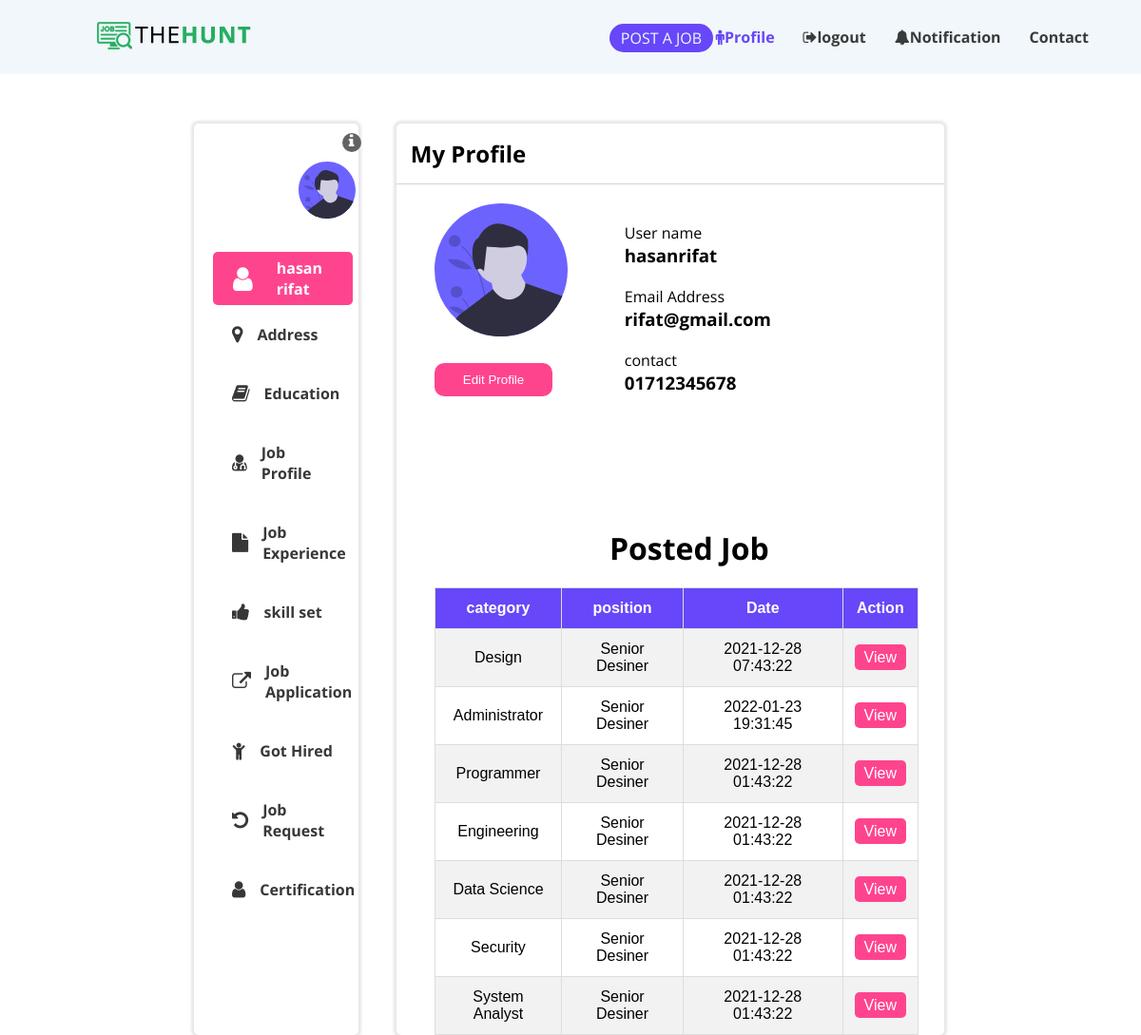
/Recruiter/profile/index.php (signed in), run on the app's committed database.
### tables this page shows
CREATE TABLE `job_recruiter` (
  `recruiter_id` int(11) NOT NULL,
  `first_name` varchar(255) DEFAULT NULL,
  `last_name` varchar(255) DEFAULT NULL,
  `user_name` varchar(255) DEFAULT NULL,
  `gender` varchar(255) DEFAULT NULL,
  `address` varchar(500) DEFAULT NULL,
  `contact` varchar(13) DEFAULT NULL,
  `email` varchar(255) DEFAULT NULL,
  `company_name` varchar(255) DEFAULT NULL,
  `pass` varchar(255) DEFAULT NULL,
  `status` varchar(255) DEFAULT NULL
);

CREATE TABLE `job_post` (
  `post_id` int(11) NOT NULL,
  `recruiter_id` int(11) DEFAULT NULL,
  `company_name` varchar(255) DEFAULT NULL,
  `title` varchar(255) DEFAULT NULL,
  `tag` varchar(255) DEFAULT NULL,
  `state_region` varchar(255) DEFAULT NULL,
  `job_position` varchar(255) DEFAULT NULL,
  `job_type` varchar(255) DEFAULT NULL,
  `category` varchar(255) DEFAULT NULL,
  `post_date_time` timestamp NOT NULL DEFAULT current_timestamp() ON UPDATE current_timestamp(),
  `content` longtext DEFAULT NULL
);

### Recruiter/profile/index.php (the view, shortened to what this page needs)
<?php
    require_once('../../db/dbh.php');
    $recruiter_id = $_SESSION['recruiter_id'];
    $query = "SELECT * FROM job_recruiter WHERE recruiter_id = $recruiter_id;";
    $execute = mysqli_query($conn, $query);
    $recruiterResult = mysqli_fetch_array($execute);
?>
<!DOCTYPE html>
<html lang="en">
<head>
    <link href="https://stackpath.bootstrapcdn.com/font-awesome/4.7.0/css/font-awesome.min.css" rel="stylesheet"
>
    <link rel="stylesheet" href="./profile.css">
</head>
<body>
    <header class="header">
		<div class="section">
			<div class="header_container">
				<nav class="navbar">
					<h2 class="logo">
						<a href="#">
							<img src="../../images/logo.png" alt="">
						</a>
					</h2>
					<ul>
						<li><a href="../../index.html">Home</a></li>
						<li><a href="../../Recruiter/profile/index.php?"><i class="fa fa-male"></i>Profile</a></li>
						<li><a href="../Recruiter_logout/logoutprocess.php"><i class="fa fa-sign-out"></i>logout</a></li>
						<li><a href="../../Recruiter/applicants/index.php"><i class="fa fa-bell"></i>Notification</a></li>
						<li><a href="../../Home/contact/contact.php">Contact</a></li>
					</ul>
					<a href="../../Recruiter/job-post/index.php" class="post_job">POST A JOB</a>
				</nav>
			</div>
		</div>
	</header>
    <div class="wrapper">
        <div class="container">
            <div class="left_side-bar">
                <div class="info_icon">
                    <i class="fa fa-info"></i>
                </div>
                <div class="profile_img">
                    <img src="./images/undraw_male_avatar_323b.svg" alt="">
                </div>
                <div class="profile_info">
                    <i class="fa fa-user"></i>
                    <p><?php echo $recruiterResult['first_name'] . ' ' . $recruiterResult['last_name']; ?></p>
                </div>
                <div class="info_link">
                    <i class="fa fa-map-marker"></i>
                    <p>Address</p>
                </div>
                <div class="info_link">
                    <i class="fa fa-book"></i>
                    <p>Education</p>
                </div>
                <div class="info_link">
                    <i class="fa fa-user-md"></i>
                    <p>Job Profile</p>
                </div>
                <div class="info_link">
                    <i class="fa fa-file"></i>
                    <p>Job Experience</p>
                </div>
                <div class="info_link">
                    <i class="fa fa-thumbs-up"></i>
                    <p>skill set</p>
                </div>
                <div class="info_link">
                    <i class="fa fa-external-link"></i>
                    <p>Job Application</p>
                </div>
                <div class="info_link">
                    <i class="fa fa-child"></i>
                    <p>Got Hired</p>
                </div>
                <div class="info_link">
                    <i class="fa fa-undo"></i>
                    <p>Job Request</p>
                </div>
                <div class="info_link">
                    <i class="fa fa-user"></i>
                    <p>Certification</p>
                </div>
            </div>
            <div class="right_side-bar">
                <div class="nab_var">
                    <div class="heading">
                        <h2>My Profile</h2>
                    </div>
                </div>
                <div class="profile_sec">
                    <div class="main_profile-img">
                        <img src="./images/undraw_male_avatar_323b.svg" alt="">
                        <form action="update_recruiter_profile_emp.php" method="post">
                            <button class="edit_profile">Edit Profile</button>
                        </form>
                    </div>
                    <div class="main_profile-info">
                        <div class="name info">
                            <p>User name</p>
                            <h3><?php echo $recruiterResult['user_name'] ?></h3>
                        </div>
                        <div class="email info">
                            <p>Email Address</p>
                            <h3><?php echo $recruiterResult['email'] ?></h3>
                        </div>
                        <div class="contact info">
                            <p>contact</p>
                            <h3><?php echo $recruiterResult['contact'] ?></h3>
                        </div>
                    </div>
                </div>
                <div class="applied_job">
                    <div class="heading">
                        <h1>Posted Job</h1>
                    </div>
                    <table id="customers">
                        <tr>
                            <th>category</th>
                            <th>position</th>
                            <th>Date</th>
                            <th>Action</th>
                        </tr>
                        <?php
                            $job_query = "SELECT * FROM job_post WHERE recruiter_id = $recruiter_id;";
                            $job_execute = mysqli_query($conn, $job_query);
                            if($job_execute->num_rows>0){
                                while($rd = mysqli_fetch_assoc($job_execute)){
                                    $serial = $rd['post_id'];
                                    $category = $rd['category'];
                                    $position = $rd['job_position'];
                                    $Date = $rd['post_date_time'];
                        ?>
                        <tr>
                            <td><?php echo $category; ?></td>
                            <td><?php echo $position; ?></td>
                            <td><?php echo $Date; ?></td>
                            <td><a href="../../Home/jobs.php?post_id=<?php echo $serial; ?>">View</a></td>
                        </tr>
                        <?php
                            }
                        }else{
                        }
                        ?>
                    </table>
                </div>
            </div>
        </div>
    </div>
</body>
</html>

### Recruiter/profile/profile.css (style rules this page uses)
* { margin: 0; padding: 0; box-sizing: border-box; }
body { font-family: 'Open Sans', sans-serif; background-color: white; }
li { list-style: none; }
.header { width: 100%; height: 50px; background-color: rgb(242, 247, 251); }
.section { width: 100%; position: fixed; top: 0; z-index: 1234; background-color: rgb(242, 247, 251); }
.header_container { width: 95%; margin: 0 auto; }
.navbar { width: 100%; display: flex; justify-content: space-between; padding: 28px 10px 28px 10px; }
.navbar .logo a img { position: absolute; left: 100px; top: 18px; }
.navbar>ul { display: flex; margin-left: auto; align-items: center; }
.navbar>ul>li>a { padding: 20px 15px; font-size: 16px; color: rgb(58, 59, 59); transition: 0.5s; font-size: 16px; font-weight: 200; cursor: pointer; text-decoration: none; font-weight: 700; }
.navbar ul :nth-child(2) a { color: rgb(103, 71, 249); }
.navbar>a { position: absolute; top: 25px; right: 450px; color: aliceblue; background-color: rgb(103, 71, 249); border-radius: 15px; padding: 4px 12px; text-decoration: none; }
.wrapper { margin-top: 80px; width: 100%; }
.wrapper .container { width: 80%; margin: 0 auto; display: flex; margin-top: 50px; margin-left:17% ; }
.wrapper .container .left_side-bar { width: 18%; box-shadow: 0px 0px 3px 3px rgb(231, 231, 231); border-radius: 5px; }
.wrapper .container .left_side-bar .info_icon i { margin-left: 90%; margin-top: 10px; background-color: rgb(99, 99, 99); color: white; width: 20px; height: 20px; border-radius: 50%; text-align: center; cursor: pointer; }
.left_side-bar .profile_img img { width: 60px; height: 60px; margin-left: 100px; }
.left_side-bar .profile_img { padding: 10px; }
.profile_info { display: flex; align-items: center; padding: 6px; background-color: rgb(255, 68, 142); border-radius: 5px; width: 85%; margin-left: 20px; margin-top: 20px; }
.profile_info i { font-size: 29px; margin-left: 15px; color: white; }
.left_side-bar .profile_info p { color: white; margin-left: 25px; font-weight: 700; }
.info_link { display: flex; padding: 20px; margin-left: 20px; align-items: center; }
.info_link i { color: rgb(56, 55, 55); font-size: 20px; }
.info_link p { margin-left: 15px; color: rgb(56, 55, 55); font-weight: 700; }
.right_side-bar { margin-left: 40px; box-shadow: 0px 0px 3px 3px rgb(231, 231, 231); border-radius: 5px; width: 60%; }
.nab_var { display: flex; align-items: center; border-bottom: 1px solid rgb(212, 212, 212); }
.nab_var .heading { padding: 15px; }
.nab_var .heading h2 { font-weight: 700; }
.profile_sec { display: flex; margin-top: 20px; margin-left: 40px; }
.main_profile-img { position: relative; }
.main_profile-img img { width: 140px; height: 140px; margin-bottom: 20px; }
.main_profile-img button.edit_profile { position: absolute; bottom: 18px; left: 0; padding: 10px 30px; color: white; background-color: rgb(255, 68, 142); border: none; border-radius: 10px; cursor: pointer; }
.main_profile-info { margin-left: 40px; padding: 10px; }
.main_profile-info .info { padding: 10px; }
.applied_job { margin-top: 120px; margin-left: 40px; }
.applied_job .heading h1 { text-align: center; margin-bottom:20px; }
#customers { font-family: Arial, Helvetica, sans-serif; border-collapse: collapse; width: 95%; }
#customers td, #customers th { border: 1px solid #ddd; padding: 12px; text-align: center; }
#customers tr:nth-child(even) { background-color: #f2f2f2; }
#customers th { padding-top: 12px; padding-bottom: 12px; background-color: rgb(103, 71, 249); color: white; text-align: center; }
#customers td a { text-decoration: none; background-color: rgb(255, 68, 142); color: white; padding: 5px 10px; border-radius: 5px; }

### data on the page
job_recruiter: first_name "hasan", last_name "rifat", user_name "hasanrifat", email "rifat@gmail.com", contact "01712345678"
job_post: category "Design", job_position "Senior Desiner", post_date_time "2021-12-28 07:43:22"
job_post: category "Administrator", job_position "Senior Desiner", post_date_time "2022-01-23 19:31:45"
job_post: category "Programmer", job_position "Senior Desiner", post_date_time "2021-12-28 01:43:22"
job_post: category "Engineering", job_position "Senior Desiner", post_date_time "2021-12-28 01:43:22"
job_post: category "Data Science", job_position "Senior Desiner", post_date_time "2021-12-28 01:43:22"
job_post: category "Security", job_position "Senior Desiner", post_date_time "2021-12-28 01:43:22"
job_post: category "System Analyst", job_position "Senior Desiner", post_date_time "2021-12-28 01:43:22"
